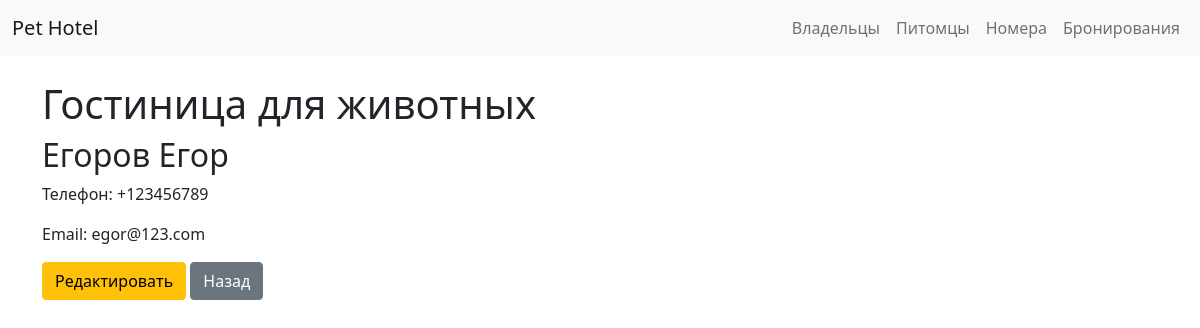
/hotel/owner/4/, run on the app's committed database.
### hotel/models.py (models this page shows, shortened)
class Owner(models.Model):
    last_name = models.CharField(max_length=100)
    first_name = models.CharField(max_length=100)
    phone = models.CharField(max_length=20)
    email = models.EmailField()

### hotel/views.py (the view)
# urls.py: path('owner/<int:pk>/', views.owner_detail, name='owner_detail'),
def owner_detail(request, pk):
    owner = get_object_or_404(Owner, pk=pk)
    return render(request, 'hotel/owner_detail.html', {'owner': owner})

### hotel/templates/hotel/owner_detail.html
{% extends 'hotel/base.html' %}
{% block content %}
<h2>{{ owner.last_name }} {{ owner.first_name }}</h2>
<p>Телефон: {{ owner.phone }}</p>
<p>Email: {{ owner.email }}</p>
<a href="{% url 'owner_edit' owner.id %}" class="btn btn-warning">Редактировать</a>
<a href="{% url 'owner_list' %}" class="btn btn-secondary">Назад</a>
{% endblock %}

### data on the page
Owner: last_name "Егоров", first_name "Егор", phone "+123456789", email "egor@123.com"
